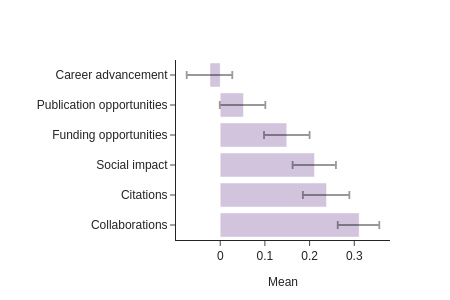

Notebook code cell kept with this figure:
### Code cell
# Filter summary_df for specified variables
target_vars = [
'dev_collab',
'dev_citations',
'dev_social_impact',
'dev_career',
'dev_funding',
'dev_pub_opportunity'
]

# Filter and prepare data
plot_df = summary_df[summary_df['variable'].isin(target_vars)].copy()
print(plot_df)

# create a label map
# Define label mapping
label_map = {
    'dev_collab': 'Collaborations',
    'dev_citations': 'Citations',
    'dev_social_impact': 'Social impact',
    'dev_career': 'Career advancement',
    'dev_funding': 'Funding opportunities',
    'dev_pub_opportunity': 'Publication opportunities'
}

# Filter and prepare data
plot_df = summary_df[summary_df['variable'].isin(target_vars)].copy()

# Create label column
plot_df['label'] = plot_df['variable'].map(label_map)

# Calculate error bar values (distance from mean to CI bounds)
plot_df['error_low'] = plot_df['mean'] - plot_df['ci_low']
plot_df['error_high'] = plot_df['ci_high'] - plot_df['mean']

# Define colors for each category
colors = {
    'development': '#cabad7'
}

plot_df = plot_df.sort_values("mean", ascending=False) 

-
# Create figure
-
fig = make_subplots(rows=1, cols=1)

fig.add_trace(
    go.Bar(
        y=plot_df["label"],          # ← categories on Y
        x=plot_df["mean"],           # ← values on X
        orientation="h",             # ← horizontal bars
        name="Development",
        marker=dict(
            color=colors["development"],
            opacity=0.85
        ),
        error_x=dict(          
            type="data",
            symmetric=False,
            array=plot_df["ci_high"] - plot_df["mean"],
            arrayminus=plot_df["mean"] - plot_df["ci_low"],
            thickness=1.8,
            color="rgba(0,0,0,0.4)" 
        )
    )
)

-
# Layout & formatting
-
fig.update_layout(
    height=300,
    width=450,
    template="simple_white",
    font=dict(size=12, family="Arial"),
    margin=dict(l=160, r=60, b=60, t=60)
)

fig.update_xaxes(
    title_text="Mean",
    title_font=dict(size=12)
)

fig.update_yaxes(
    title_text="",
    tickfont=dict(size=12)
)

fig.show()

# write as PDF
fig.write_image("career_dev.pdf")

### Figure 1 — Plotly figure (JSON) as saved in the notebook; plotly's stock layout.template omitted (floating-point values rounded to 4 significant figures)
{"data": [{"error_x": {"array": [0.045, 0.051, 0.048, 0.051, 0.049, 0.05], "arrayminus": [0.048, 0.053, 0.049, 0.051, 0.053, 0.052], "color": "rgba(0,0,0,0.4)", "symmetric": false, "thickness": 1.8, "type": "data"}, "marker": {"color": "#cabad7", "opacity": 0.85}, "name": "Development", "orientation": "h", "type": "bar", "x": [0.311, 0.238, 0.211, 0.149, 0.052, -0.023], "y": ["Collaborations", "Citations", "Social impact", "Funding opportunities", "Publication opportunities", "Career advancement"]}], "layout": {"font": {"family": "Arial", "size": 12}, "height": 300, "margin": {"b": 60, "l": 160, "r": 60, "t": 60}, "width": 450, "xaxis": {"anchor": "y", "domain": [0, 1], "title": {"font": {"size": 12}, "text": "Mean"}}, "yaxis": {"anchor": "x", "domain": [0, 1], "tickfont": {"size": 12}, "title": {"text": ""}}}}
